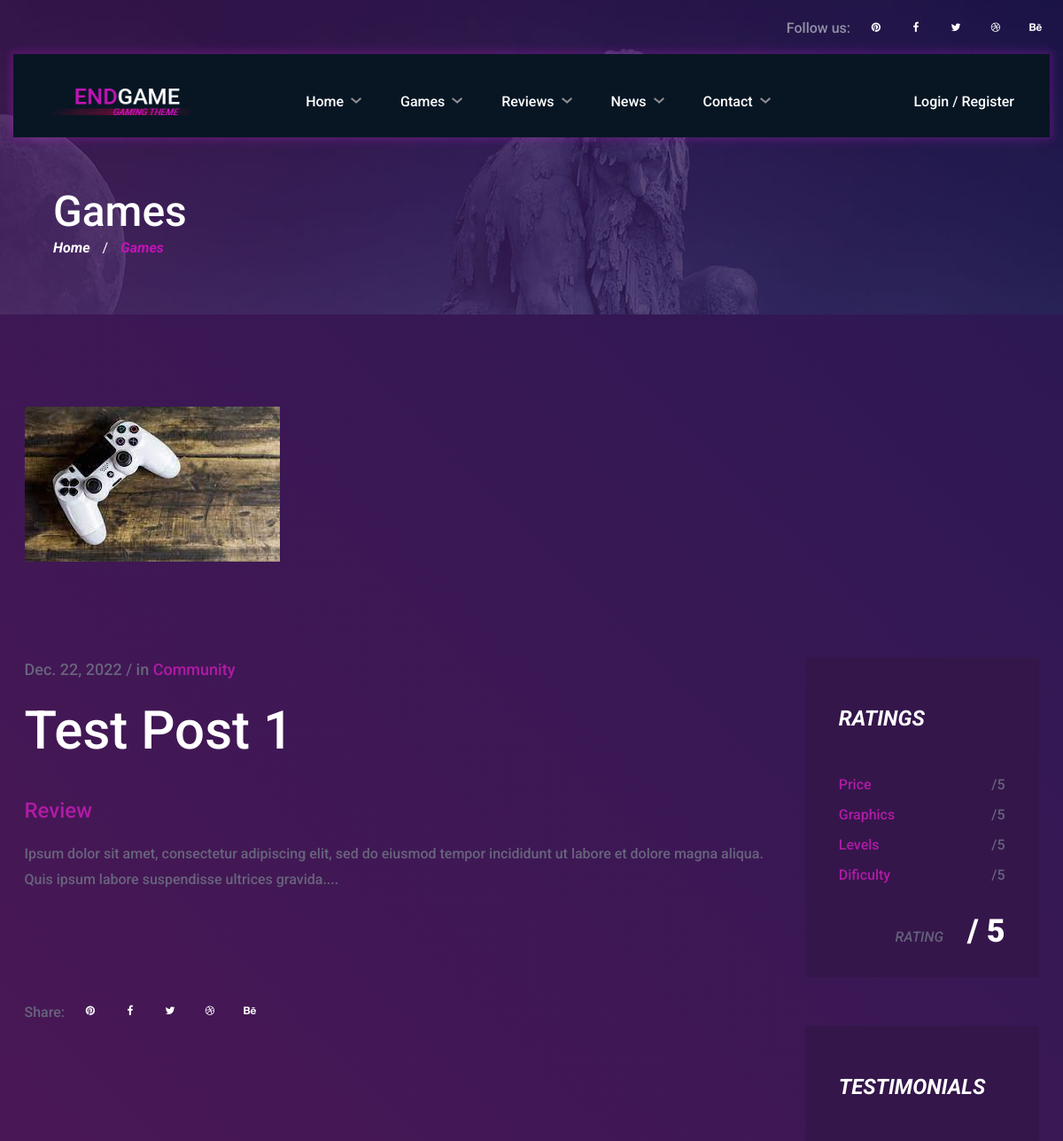
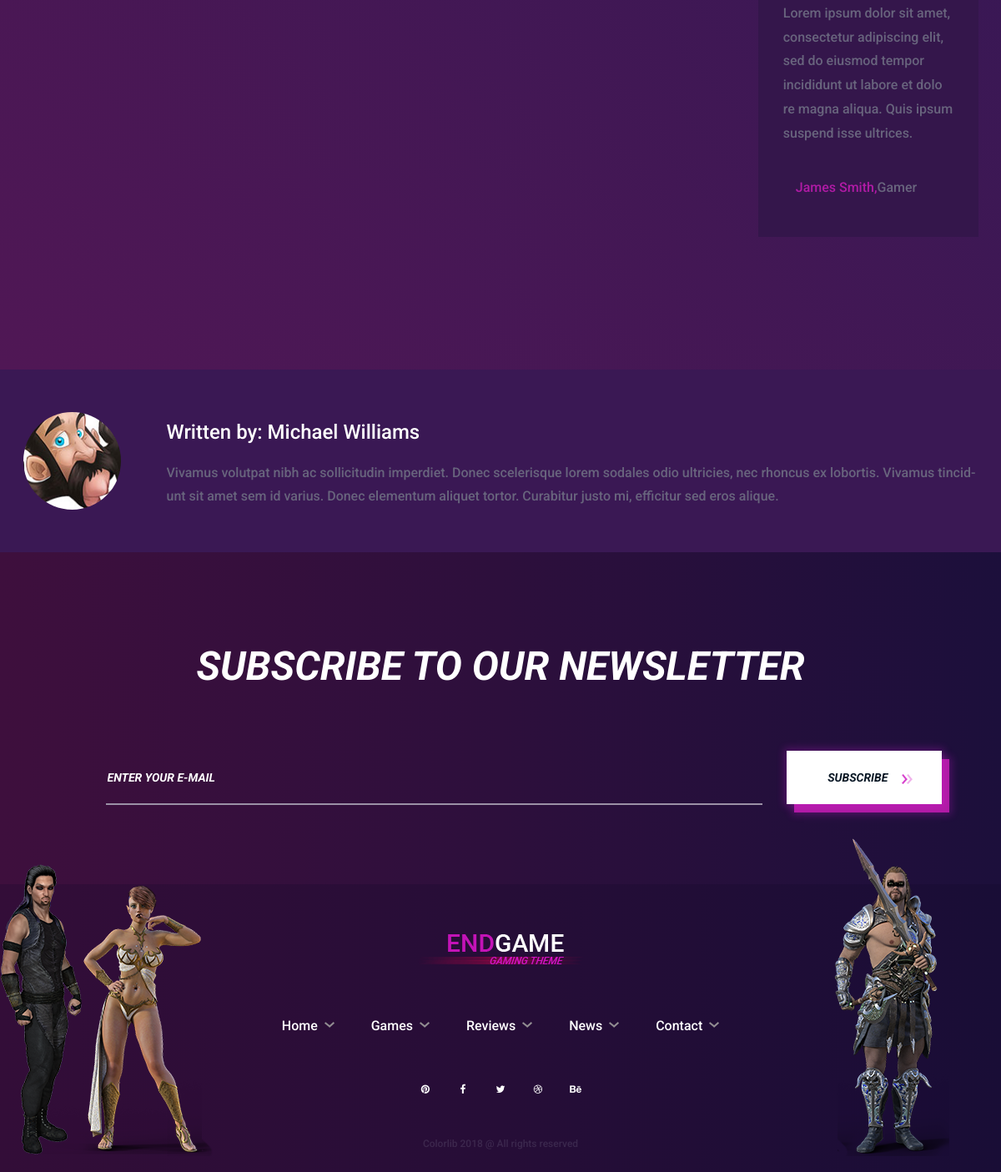
Screenshot of /post_single/test-post-1 with the database file from the repository (2 pictures, top to bottom).
### blog/models/posts.py (models this page shows, shortened)
class Post_written(models.Model):
    title = models.CharField(max_length=40, blank=False, verbose_name="Name of post")
    content = models.TextField(blank=False, verbose_name="Content of post", default="Ipsum dolor sit amet, consectetur adipiscing elit, sed do eiusmod tempor incididunt ut labore et dolore magna aliqua. Quis ipsum labore suspendisse ultrices gravida....")
    category = models.ManyToManyField(Category, blank=False)
    image = models.ImageField(blank=True)
    date = models.DateField(default=datetime.date.today)
    slug = models.SlugField(blank=True)
    all_posts = models.Manager()
    views = models.IntegerField(default=0, blank=False)
    author = models.ForeignKey(Profile,on_delete=models.CASCADE, verbose_name="Author", null=True)
    class Meta:
        verbose_name = "Post"
        verbose_name_plural = "Posts"
        ordering = ['title']

### blog/models/categories.py (models this page shows, shortened)
class Category(models.Model):
    name = models.CharField(max_length=40, blank=False, verbose_name="Name of category:")
    all_categories =models.Manager()
    class Meta:
        verbose_name = "Category"
        verbose_name_plural = "Categories"
        ordering = ['name']

### blog/views/PostDetailView.py (the view)
# urls.py: path('post_single/<slug:slug>', PostDetailView.as_view(), name='PostDetailView'),
class PostDetailView(DetailView):
    model = Post_written
    slug_url_kwarg = "slug"
    template_name = "detail/post_detail_view.html"
    context_object_name = "detail_post"
    def get_object(self):
        obj = super().get_object()
        obj.views = obj.views + 1
        obj.save
        return obj

### templates/detail/post_detail_view.html (shortened to what this page needs)
<!DOCTYPE html>
{% extends "base.html" %}
{% load static %}
{% block content %}
<body>
	<section class="page-top-section set-bg" data-setbg="{% static 'img/page-top-bg/1.jpg' %}">
		<div class="page-info">
			<h2>Games</h2>
			<div class="site-breadcrumb">
				<a href="{% url 'Index' %}">Home</a>  /
				<span>Games</span>
			</div>
		</div>
	</section>
	<section class="games-single-page">
		<div class="container">
			<div class="game-single-preview">
				<img src="{{ detail_post.image.url }}" alt="">
			</div>
			<div class="row">
				<div class="col-xl-9 col-lg-8 col-md-7 game-single-content">
					<div class="gs-meta">{{ detail_post.date }}  /  in {% for i in detail_post.category.all %} <a href="">{{ i.name }} </a>{% endfor %}</div>
					<h2 class="gs-title">{{ detail_post.title }}</h2>
					<h4>Review</h4>
					<p>{{ detail_post.content }}</p>
					<div class="geme-social-share pt-5 d-flex">
						<p>Share:</p>
						<a href="#"><i class="fa fa-pinterest"></i></a>
						<a href="#"><i class="fa fa-facebook"></i></a>
						<a href="#"><i class="fa fa-twitter"></i></a>
						<a href="#"><i class="fa fa-dribbble"></i></a>
						<a href="#"><i class="fa fa-behance"></i></a>
					</div>
				</div>
				<div class="col-xl-3 col-lg-4 col-md-5 sidebar game-page-sideber">
					<div id="stickySidebar">
						<div class="widget-item">
							<div class="rating-widget">
								<h4 class="widget-title">Ratings</h4>
								<ul>
									<li>Price<span>/5</span></li>
									<li>Graphics<span>/5</span></li>
									<li>Levels<span>/5</span></li>
									<li>Dificulty<span>/5</span></li>
								</ul>
								<div class="rating">
									<h5><i>Rating</i> / 5</h5>
								</div>
							</div>
						</div>
						<div class="widget-item">
							<div class="testimonials-widget">
								<h4 class="widget-title">Testimonials</h4>
								<div class="testim-text">
									<p>Lorem ipsum dolor sit amet, consectetur adipiscing elit, sed do eiusmod tempor incididunt ut labore et dolo re magna aliqua. Quis ipsum suspend isse ultrices.</p>
									<h6><span>James Smith,</span>Gamer</h6>
								</div>
							</div>
						</div>
					</div>
				</div>
			</div>
		</div>
	</section>
	<section class="game-author-section">
		<div class="container">
			<div class="game-author-pic set-bg" data-setbg="{% static 'img/author.jpg' %}"></div>
			<div class="game-author-info">
				<h4>Written by: Michael Williams</h4>
				<p>Vivamus volutpat nibh ac sollicitudin imperdiet. Donec scelerisque lorem sodales odio ultricies, nec rhoncus ex lobortis. Vivamus tincid-unt sit amet sem id varius. Donec elementum aliquet tortor. Curabitur justo mi, efficitur sed eros alique.</p>
			</div>
		</div>
	</section>
	<section class="newsletter-section">
		<div class="container">
			<h2>Subscribe to our newsletter</h2>
			<form class="newsletter-form">
				<input type="text" placeholder="ENTER YOUR E-MAIL">
				<button class="site-btn">subscribe  <img src="{% static 'img/icons/double-arrow.png' %}" alt="#"/></button>
			</form>
		</div>
	</section>
	</body>
{% endblock %}

### rows the page displays
Post_written: image (picture), date "Dec. 22, 2022", title "Test Post 1", content "Ipsum dolor sit amet, consectetur adipiscing elit, sed do eiusmod tempor incididunt ut labore et dolore magna aliqua. Quis ipsum labore suspendisse ultrices gravida...."
Category: name "Community"
